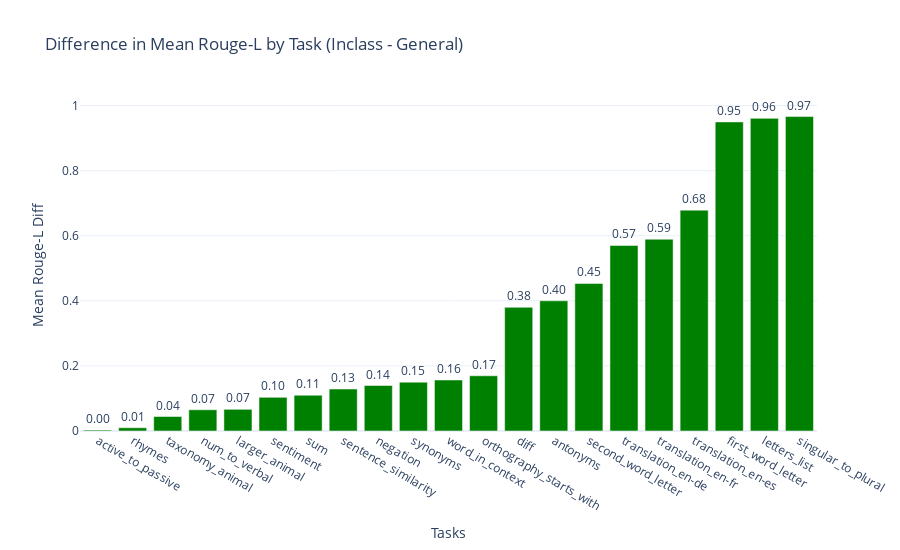

The code cell stored with this chart in its notebook:
### Code cell
fig = go.Figure()
colors = ['green' if val > 0 else 'red' for val in diff_df]

fig.add_trace(go.Bar(
    x=diff_df.index,
    y=diff_df,
    text=diff_df,
    marker_color=colors  # Set the colors
))

# Update layout for better visualization
fig.update_layout(
    title='Difference in Mean Rouge-L by Task (Inclass - General)',
    xaxis_title='Tasks',
    yaxis_title='Mean Rouge-L Diff',
    template='plotly_white'
)

# Show the plot
fig.update_traces(texttemplate='%{text:.2f}', textposition='outside')
fig.update_layout(height=550) 

fig.show()

### Figure 1 — Plotly figure (JSON) as saved in the notebook; plotly's stock layout.template omitted (floating-point values rounded to 4 significant figures)
{"data": [{"marker": {"color": ["green", "green", "green", "green", "green", "green", "green", "green", "green", "green", "green", "green", "green", "green", "green", "green", "green", "green", "green", "green", "green"]}, "text": [0.002857, 0.01, 0.04452, 0.06524, 0.06667, 0.1033, 0.11, 0.1289, 0.1398, 0.15, 0.1567, 0.1697, 0.38, 0.4, 0.4532, 0.57, 0.5891, 0.6785, 0.9496, 0.9604, 0.966], "textposition": "outside", "texttemplate": "%{text:.2f}", "type": "bar", "x": ["active_to_passive", "rhymes", "taxonomy_animal", "num_to_verbal", "larger_animal", "sentiment", "sum", "sentence_similarity", "negation", "synonyms", "word_in_context", "orthography_starts_with", "diff", "antonyms", "second_word_letter", "translation_en-de", "translation_en-fr", "translation_en-es", "first_word_letter", "letters_list", "singular_to_plural"], "y": [0.002857, 0.01, 0.04452, 0.06524, 0.06667, 0.1033, 0.11, 0.1289, 0.1398, 0.15, 0.1567, 0.1697, 0.38, 0.4, 0.4532, 0.57, 0.5891, 0.6785, 0.9496, 0.9604, 0.966]}], "layout": {"height": 550, "title": {"text": "Difference in Mean Rouge-L by Task (Inclass - General)"}, "xaxis": {"title": {"text": "Tasks"}}, "yaxis": {"title": {"text": "Mean Rouge-L Diff"}}}}
